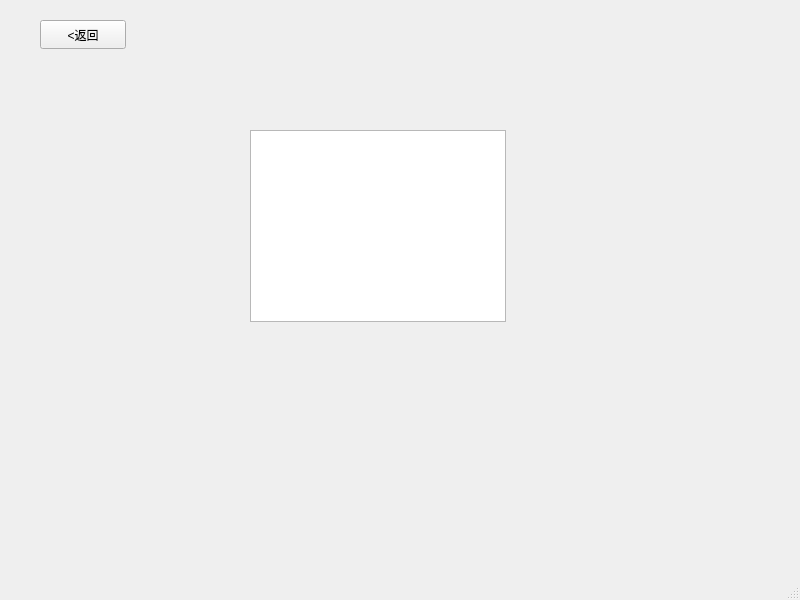
<?xml version="1.0" encoding="UTF-8"?>
<ui version="4.0">
 <class>c_memberorder</class>
 <widget class="QMainWindow" name="c_memberorder">
  <property name="geometry">
   <rect>
    <x>0</x>
    <y>0</y>
    <width>800</width>
    <height>600</height>
   </rect>
  </property>
  <property name="windowTitle">
   <string>MainWindow</string>
  </property>
  <widget class="QWidget" name="centralwidget">
   <widget class="QListView" name="listView">
    <property name="geometry">
     <rect>
      <x>250</x>
      <y>130</y>
      <width>256</width>
      <height>192</height>
     </rect>
    </property>
   </widget>
   <widget class="QPushButton" name="pB_back">
    <property name="geometry">
     <rect>
      <x>40</x>
      <y>20</y>
      <width>86</width>
      <height>29</height>
     </rect>
    </property>
    <property name="text">
     <string>&lt;返回</string>
    </property>
   </widget>
  </widget>
  <widget class="QMenuBar" name="menubar">
   <property name="geometry">
    <rect>
     <x>0</x>
     <y>0</y>
     <width>800</width>
     <height>25</height>
    </rect>
   </property>
  </widget>
  <widget class="QStatusBar" name="statusbar"/>
 </widget>
 <resources/>
 <connections/>
</ui>
